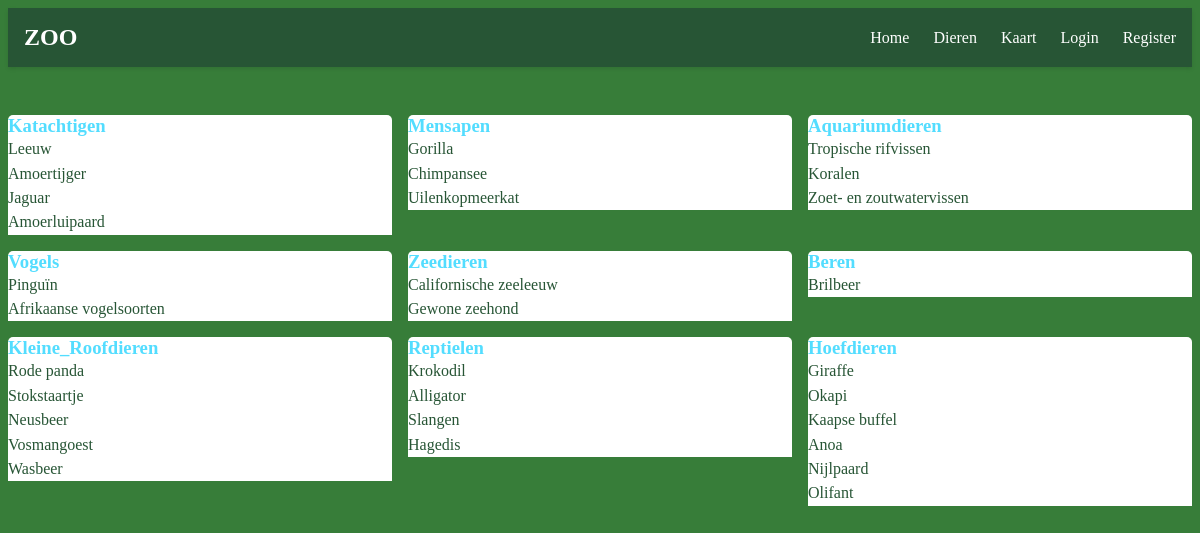
Page /Dieren on the earlier database version.
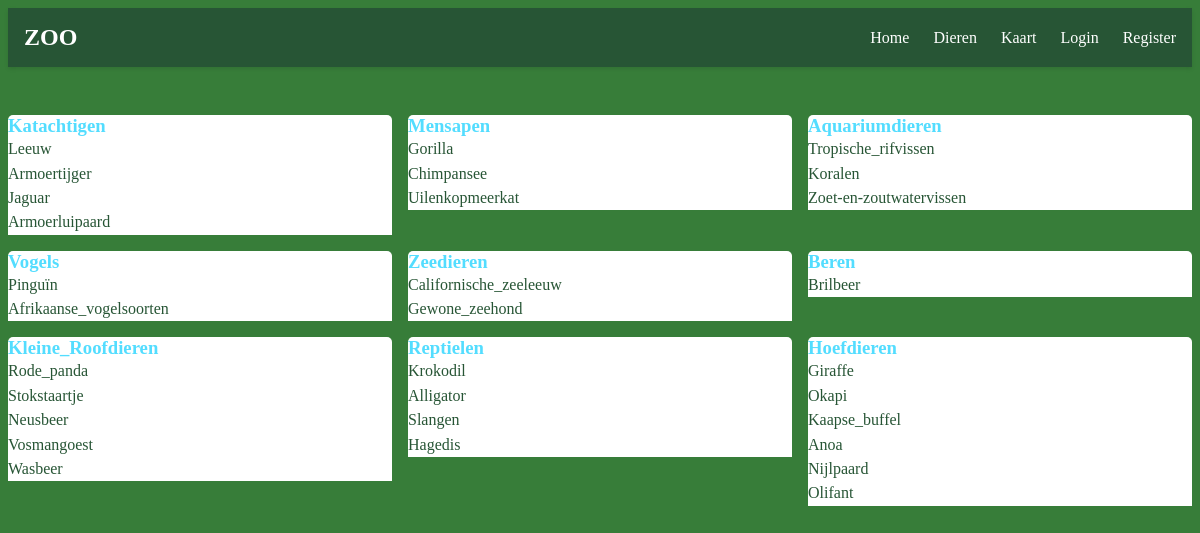
Same page on the later database version.
### tables this page shows
CREATE TABLE DIEREN (id INTEGER PRIMARY KEY AUTOINCREMENT, naam TEXT, beschrijving TEXT, categorie TEXT);

### app.py (the view)
@app.route("/Dieren")
def dieren():
    dieren = db.execute("SELECT * FROM DIEREN")
    categorieen = db.execute("SELECT * FROM CATEGORIEEN")
    return render_template("Dieren.html", categorieen=categorieen, dieren=dieren)

### templates/Dieren.html
{% extends "layout.html" %}
{% block content %}
<div class="dieren-grid">
  {% for categorie in ["Katachtigen", "Mensapen", "Aquariumdieren", "Vogels", "Zeedieren", "Beren","Kleine_Roofdieren", "Reptielen", "Hoefdieren"] %}
  <div class="categorie-card">
    <h3>{{ categorie }}</h3>
    <ul>
      {% for dier in dieren %}
        {% if dier.categorie == categorie %}
          <li><a class="link" href="/dier/{{ dier.naam }}">{{ dier.naam }}</a></li>
        {% endif %}
      {% endfor %}
    </ul>
  </div>
  {% endfor %}
</div>
{% endblock %}

### templates/layout.html (shortened to what this page needs)
<!DOCTYPE html>
<html lang="nl">
<head>
    <link rel="stylesheet" href="/static/style.css">
</head>
<body>
    <nav class="navbar">
        <div class="nav-container">
            <h2 class="nav-title">ZOO</h2>
            <div class="nav-links">
                <a href="/">Home</a>
                <a href="/Dieren">Dieren</a>
                <a href="/Kaart">Kaart</a>
                {% if session.get('username') %}
                    <span class="user-welcome">Welkom, {{ session['username'] }}!</span>
                    <a href="/logout" class="nav-logout">Logout</a>
                {% else %}
                    <a href="/login">Login</a>
                    <a href="/register">Register</a>
                {% endif %}
            </div>
        </div>
    </nav>
    {% block content %}
    {% endblock %}
</body>
</html>

### static/style.css (style rules this page uses)
.link { text-decoration: none; color: rgb(39, 85, 53); font-weight: 500; transition: color 0.3s ease; }
body { background-color: rgb(55, 125, 57); }
.dieren-grid { display: grid; grid-template-columns: repeat(3, 1fr); gap: 1rem; padding: 1rem 0; }
.categorie-card h3 { margin: 0 0 0rem; border-top-left-radius: 5px; border-top-right-radius: 5px; color: rgb(83, 221, 255); background-color: white; border: 1px solid(83, 221, 255); }
.categorie-card ul { list-style: none; margin: 0; padding: 0; background-color: white; }
.categorie-card ul li { background-color: white; padding: 0.2rem 0; }
.navbar { background-color: rgb(39, 85, 53); padding: 1rem 0; box-shadow: 0 2px 4px rgba(0,0,0,0.1); margin-bottom: 2rem; }
.nav-container { max-width: 1200px; margin: 0 auto; padding: 0 1rem; display: flex; justify-content: space-between; align-items: center; }
.nav-title { margin: 0; color: white; font-size: 1.5rem; }
.nav-links { display: flex; gap: 1.5rem; align-items: center; }
.nav-links a { color: white; text-decoration: none; font-weight: 500; transition: color 0.3s ease; }

Differences in the rows shown:
changed DIEREN: naam "Amoertijger" → "Armoertijger"
changed DIEREN: naam "Amoerluipaard" → "Armoerluipaard"
changed DIEREN: naam "Tropische rifvissen" → "Tropische_rifvissen"
changed DIEREN: naam "Zoet- en zoutwatervissen" → "Zoet-en-zoutwatervissen"
changed DIEREN: naam "Afrikaanse vogelsoorten" → "Afrikaanse_vogelsoorten"
changed DIEREN: naam "Californische zeeleeuw" → "Californische_zeeleeuw"
changed DIEREN: naam "Gewone zeehond" → "Gewone_zeehond"
changed DIEREN: naam "Rode panda" → "Rode_panda"
changed DIEREN: naam "Kaapse buffel" → "Kaapse_buffel"
